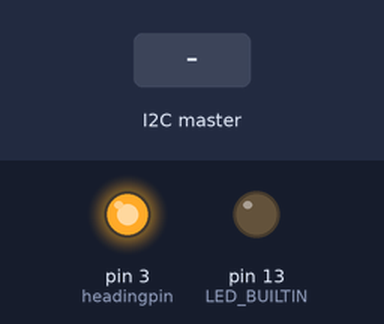
Recording of a sketch running on a simulated Arduino Uno, built with avr-gcc and run on an emulated ATmega328P. Shown: output pins drawn as LEDs (lit = HIGH). Inputs (shaded band) come from the test bench. What the sketch prints to the serial monitor is not drawn.

Above: at 1.2 s.
1.3 s: the I2C master sends the byte 1
At 2.3 s:
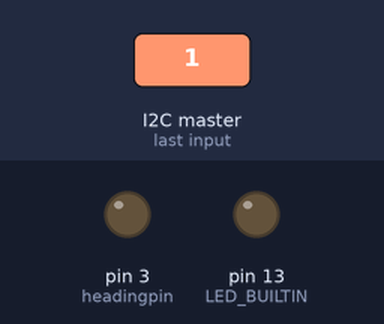
2.8 s: the I2C master sends the byte 0
4.3 s: the I2C master sends the byte 2
Timing chart, 0 to 7.3 s (numbered marks = the images above; inputs shaded):
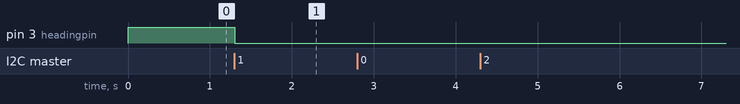

Measured:
- after the input at 1.3 s, pin 3 (headingpin): HIGH → LOW at once
- after the input at 2.8 s, every drawn part: stays the same
- after the input at 4.3 s, every drawn part: stays the same

The sketch:

Heading.ino
```cpp
#include <Wire.h>


const byte buffSize = 40;
char inputBuffer[buffSize];
char stringish[buffSize];
const char startMarker = '<';
const char endMarker = '>';
byte bytesRecvd = 0;
boolean readInProgress = false;
boolean newDataFromPC = false;
char messageFromPC[buffSize] = {0};
unsigned long replyToPCinterval = 500;
int headingpin = 3;
//=============

void setup() {
  Wire.begin(9);                // join i2c bus with address #8
  Wire.onReceive(receiveEvent); // register event
  Serial.begin(9600);           // start serial for output
  Serial.println("<Arduino is ready>");
  pinMode(headingpin, OUTPUT);           // set pin to input
  digitalWrite(headingpin, HIGH);
  pinMode(LED_BUILTIN, OUTPUT);

}

void loop() {
  delay(100);
  getDataFromPC();
  replyToPC();
}

// function that executes whenever data is received from master
// this function is registered as an event, see setup()
void receiveEvent(int howMany) {
  memset(stringish, 0, sizeof(stringish));
  int counter = 0;
  while (Wire.available()) { // loop through all but the last
  char c = Wire.read(); // receive byte as a character
  Serial.println(c);
  stringish[counter] = c;
  counter++;

  }
    Serial.print("<");
    Serial.print(stringish);
    Serial.println(">");
    digitalWrite(headingpin, LOW);

}

void getDataFromPC() {

    // receive data from PC and save it into inputBuffer

  if(Serial.available() > 0) {

    char x = Serial.read();
      // the order of these IF clauses is significant

    if (x == endMarker) {
      readInProgress = false;
      newDataFromPC = true;
      inputBuffer[bytesRecvd] = 0;
      parseData();
    }

    if(readInProgress) {
      inputBuffer[bytesRecvd] = x;
      bytesRecvd ++;
      if (bytesRecvd == buffSize) {
        bytesRecvd = buffSize - 1;
      }
    }

    if (x == startMarker) {
      bytesRecvd = 0;
      readInProgress = true;
    }
  }
}

//=============

void parseData() {

    // split the data into its parts

  char * strtokIndx; // this is used by strtok() as an index

  strtokIndx = strtok(inputBuffer,",");      // get the first part - the string
  strcpy(messageFromPC, strtokIndx); // copy it to messageFromPC

}

//=============

void replyToPC() {

  if (newDataFromPC) {
    newDataFromPC = false;
    Serial.print("<");
    Serial.print("led set");
    Serial.println(">");
   digitalWrite(headingpin, HIGH);
  }
}
```
